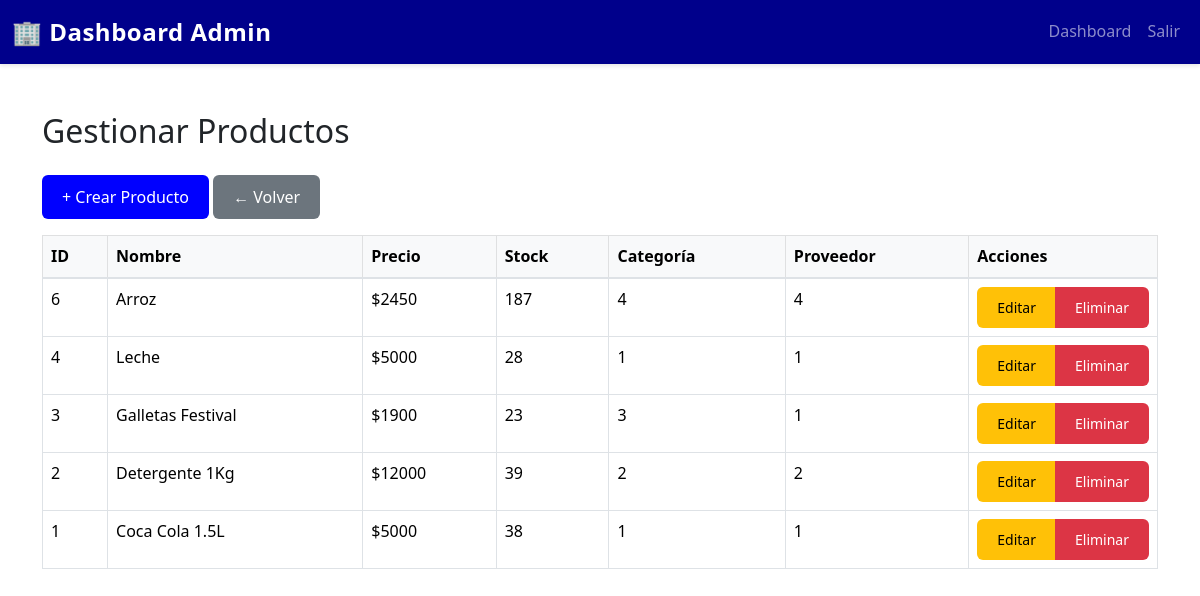
Page /FRONTEND/index.php?route=admin/producto/listar (signed in) on the earlier database version.
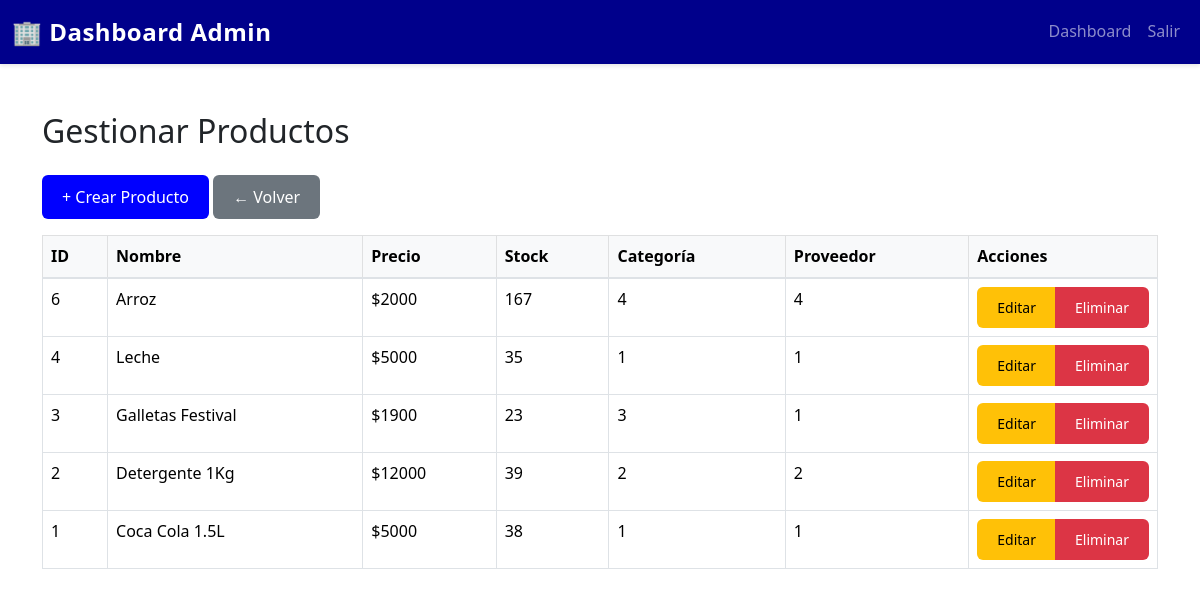
Same page on the later database version.
### tables this page shows
CREATE TABLE `producto` (
  `idPRODUCTO` int(11) NOT NULL,
  `nomPRODUCTO` varchar(50) DEFAULT NULL,
  `marcaPRODUCTO` varchar(25) DEFAULT NULL,
  `precioPRODUCTO` int(11) DEFAULT NULL,
  `cantidadenstockPRODUCTO` int(11) DEFAULT NULL,
  `fechaingrePRODUCTO` date DEFAULT NULL,
  `unidadMedidaPRODUCTO` varchar(15) DEFAULT NULL,
  `fotoPRODUCTO` varchar(255) DEFAULT NULL,
  `idCATEGORIA` int(11) DEFAULT NULL,
  `idPROVEEDOR` int(11) DEFAULT NULL,
  `destacado` tinyint(1) NOT NULL DEFAULT 0
);

### FRONTEND/models/ProductoModel.php (called while the page is built, shortened)
<?php
class ProductoModel {
    private $db;
    public function __construct($database) {
        $this->db = $database;
    }
    public function obtenerTodos() {
        $query = "SELECT p.*, c.nomCATEGORIA, pr.nomPROVEEDOR
                  FROM producto p
                  LEFT JOIN categoria c ON p.idCATEGORIA = c.idCATEGORIA
                  LEFT JOIN proveedor pr ON p.idPROVEEDOR = pr.idPROVEEDOR
                  ORDER BY p.idPRODUCTO DESC";
        $stmt = $this->db->prepare($query);
        $stmt->execute();
        return $stmt->fetchAll(PDO::FETCH_ASSOC);
    }
}

### FRONTEND/views/admin/listar_productos.php (the view, shortened to what this page needs)
<?php
$dashboard = ($_SESSION['usuario_rol'] === 'admin')
    ? 'admin/dashboard'
    : 'empleado/dashboard';
require_once __DIR__ . '/../../models/ProductoModel.php';
$db = new Database();
$conn = $db->connect();
$productoModel = new ProductoModel($conn);
$productos = $productoModel->obtenerTodos();
?>
<!DOCTYPE html>
<html lang="es">
<head>
    <link href="https://cdn.jsdelivr.net/npm/bootstrap@5.3.0/dist/css/bootstrap.min.css" rel="stylesheet">
    <link rel="stylesheet" href="assets/css/styles.css">
</head>
<body>
<nav class="navbar navbar-expand-lg navbar-dark bg-dark-blue">
    <div class="container-fluid">
        <a class="navbar-brand fw-bold" href="index.php?route=admin/dashboard">🏢 Dashboard Admin</a>
        <div class="collapse navbar-collapse" id="navbarNav">
            <ul class="navbar-nav ms-auto">
                <li class="nav-item"><a class="nav-link" href="index.php?route=admin/dashboard">Dashboard</a></li>
                <li class="nav-item"><a class="nav-link" href="index.php?route=logout">Salir</a></li>
            </ul>
        </div>
    </div>
</nav>
<div class="container my-5">
    <h2 class="mb-4">Gestionar Productos</h2>
    <a href="index.php?route=admin/producto/crear" class="btn btn-primary mb-3">+ Crear Producto</a>
    <a href="index.php?route=<?= $dashboard ?>" class="btn btn-secondary mb-3">← Volver</a>
    <table class="table table-bordered table-hover">
        <thead class="table-light">
            <tr>
                <th>ID</th>
                <th>Nombre</th>
                <th>Precio</th>
                <th>Stock</th>
                <th>Categoría</th>
                <th>Proveedor</th>
                <th style="width: 150px;">Acciones</th>
            </tr>
        </thead>
        <tbody>
        <?php foreach ($productos as $p): ?>
            <tr>
                <td><?= $p['idPRODUCTO'] ?></td>
                <td><?= $p['nomPRODUCTO'] ?></td>
                <td>$<?= $p['precioPRODUCTO'] ?></td>
                <td><?= $p['cantidadenstockPRODUCTO'] ?></td>
                <td><?= $p['idCATEGORIA'] ?></td>
                <td><?= $p['idPROVEEDOR'] ?></td>
                <td>
                    <div class="btn-group">
                        <a href="index.php?route=admin/producto/editar&id=<?= $p['idPRODUCTO'] ?>"
                           class="btn btn-sm btn-warning">Editar</a>
                        <a href="index.php?route=admin/producto/eliminar&id=<?= $p['idPRODUCTO'] ?>"
                           class="btn btn-sm btn-danger"
                           onclick="return confirm('¿Eliminar este producto?');">Eliminar</a>
                    </div>
                </td>
            </tr>
        <?php endforeach; ?>
        </tbody>
    </table>
</div>
</body>
</html>

Differences in the rows shown:
changed producto "Arroz": precioPRODUCTO "2450" → "2000"; cantidadenstockPRODUCTO "187" → "167"
changed producto "Leche": cantidadenstockPRODUCTO "28" → "35"
